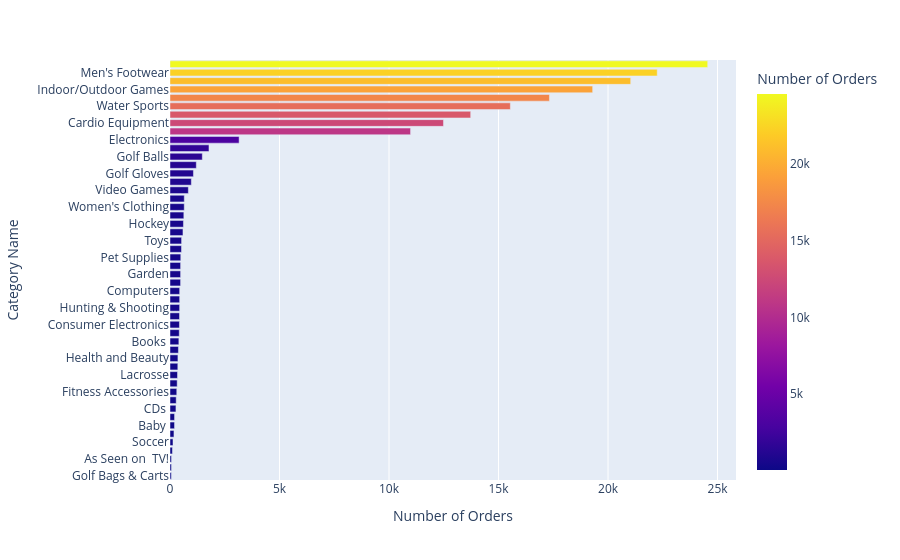

Notebook code for this chart:
### Markdown cell above
# Category

### Code cell
#Category Name
data_Category_Name=df1.groupby(['Category Name'])['Order Id'].count().reset_index(name='Number of Orders').sort_values(by= 'Number of Orders', ascending= True)
px.bar(data_Category_Name, x='Number of Orders',y = 'Category Name',color ='Number of Orders')

### Figure 1 — Plotly figure (JSON) as saved in the notebook; plotly's stock layout.template omitted (floating-point values rounded to 4 significant figures)
{"data": [{"hovertemplate": "Number of Orders=%{marker.color}<br>Category Name=%{y}<extra></extra>", "legendgroup": "", "marker": {"color": [61, 67, 68, 111, 138, 181, 207, 208, 271, 283, 309, 328, 343, 357, 362, 384, 405, 423, 431, 434, 440, 441, 442, 483, 484, 484, 492, 524, 529, 592, 614, 632, 650, 652, 838, 974, 1070, 1201, 1475, 1780, 3156, 10984, 12487, 13729, 15540, 17325, 19298, 21035, 22246, 24551], "coloraxis": "coloraxis", "pattern": {"shape": ""}}, "name": "", "orientation": "h", "showlegend": false, "textposition": "auto", "x": [61, 67, 68, 111, 138, 181, 207, 208, 271, 283, 309, 328, 343, 357, 362, 384, 405, 423, 431, 434, 440, 441, 442, 483, 484, 484, 492, 524, 529, 592, 614, 632, 650, 652, 838, 974, 1070, 1201, 1475, 1780, 3156, 10984, 12487, 13729, 15540, 17325, 19298, 21035, 22246, 24551], "xaxis": "x", "y": ["Golf Bags & Carts", "Basketball", "As Seen on  TV!", "Strength Training", "Soccer", "Women's Golf Clubs", "Baby ", "Men's Clothing", "CDs ", "Men's Golf Clubs", "Fitness Accessories", "Tennis & Racquet", "Lacrosse", "Sporting Goods", "Health and Beauty", "Kids' Golf Clubs", "Books ", "Boxing & MMA", "Consumer Electronics", "Music", "Hunting & Shooting", "Golf Apparel", "Computers", "DVDs", "Garden", "Crafts", "Pet Supplies", "Golf Shoes", "Toys", "Cameras ", "Hockey", "Baseball & Softball", "Women's Clothing", "Children's Clothing", "Video Games", "Trade-In", "Golf Gloves", "Girls' Apparel", "Golf Balls", "Accessories", "Electronics", "Shop By Sport", "Cardio Equipment", "Camping & Hiking", "Water Sports", "Fishing", "Indoor/Outdoor Games", "Women's Apparel", "Men's Footwear", "Cleats"], "yaxis": "y", "type": "bar"}], "layout": {"xaxis": {"anchor": "y", "domain": [0.0, 1.0], "title": {"text": "Number of Orders"}}, "yaxis": {"anchor": "x", "domain": [0.0, 1.0], "title": {"text": "Category Name"}}, "coloraxis": {"colorbar": {"title": {"text": "Number of Orders"}}, "colorscale": [[0.0, "#0d0887"], [0.1111, "#46039f"], [0.2222, "#7201a8"], [0.3333, "#9c179e"], [0.4444, "#bd3786"], [0.5556, "#d8576b"], [0.6667, "#ed7953"], [0.7778, "#fb9f3a"], [0.8889, "#fdca26"], [1.0, "#f0f921"]]}, "legend": {"tracegroupgap": 0}, "margin": {"t": 60}, "barmode": "relative"}}
